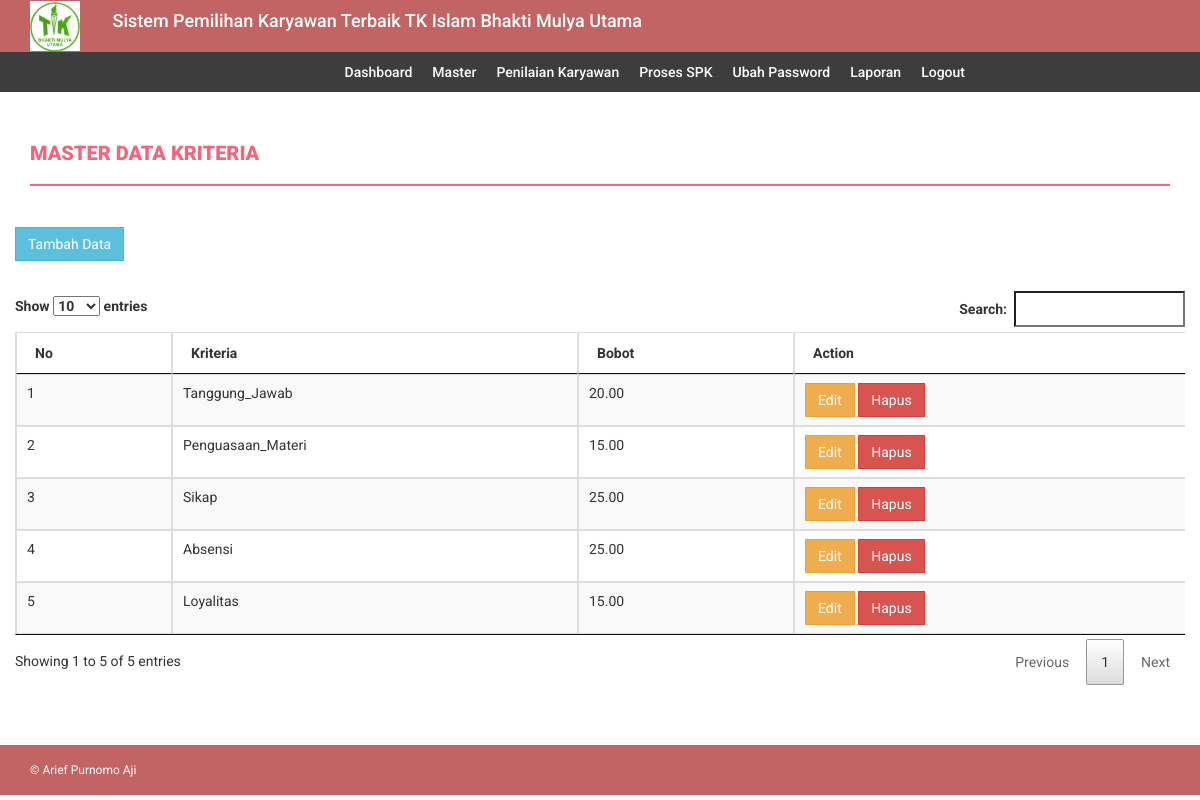
The app's page /tampil_kriteria.php (signed in), older data.
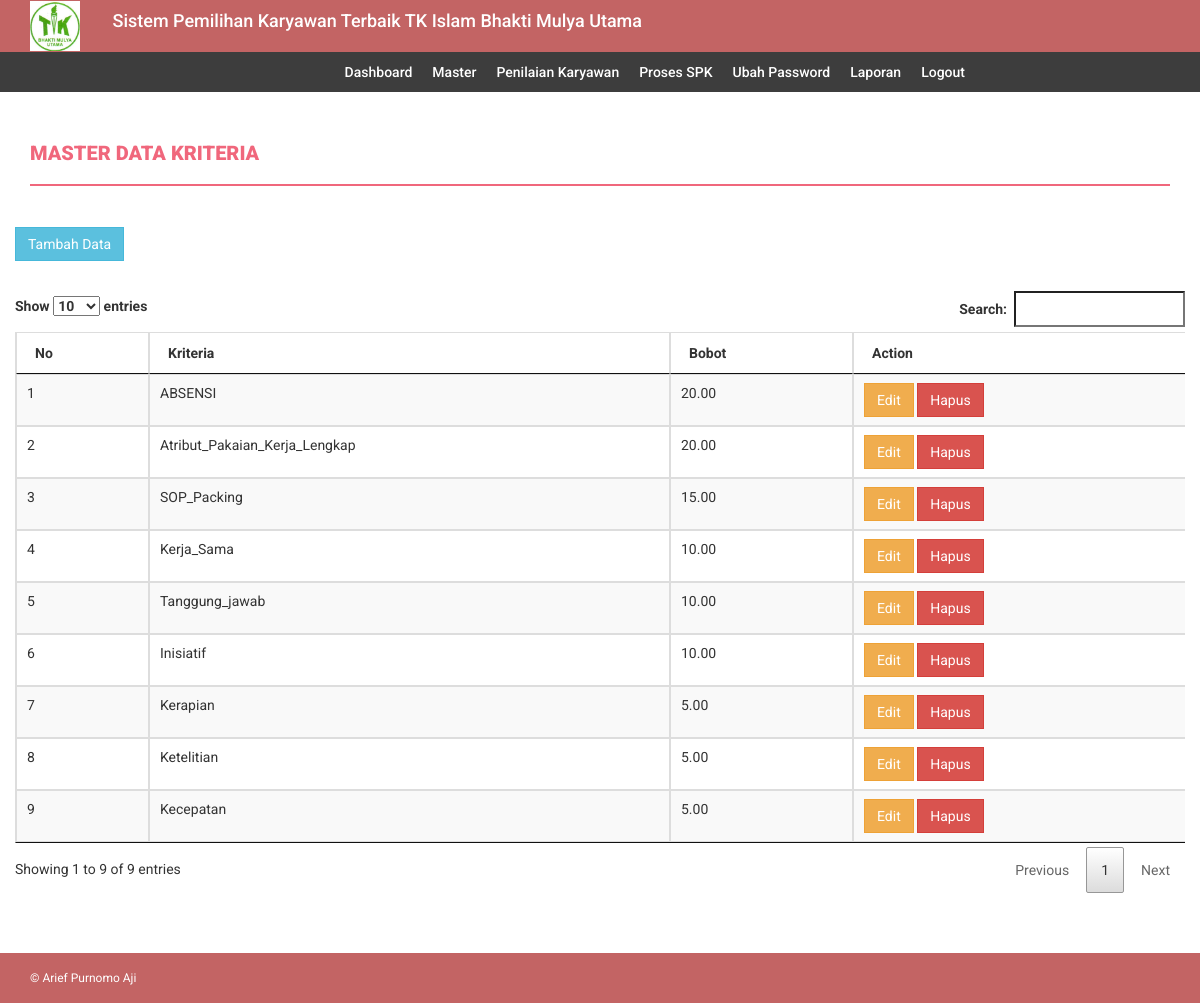
The same page, newer data.
### tables this page shows
CREATE TABLE `kriteria` (
  `id_kriteria` int(11) NOT NULL,
  `kriteria` varchar(32) DEFAULT NULL,
  `bobot` float(5,2) DEFAULT NULL,
  `type` varchar(12) DEFAULT NULL
);

### db/db_config.php (called while the page is built, shortened)
<?php
	class database extends PDO{
		protected $dsn = 'mysql:host=localhost;dbname=db_spk';
		protected $dsu = 'root';
		protected $dsp = '';
		private $cmd = '';
		function __construct(){
			try {
				$this->db = new PDO($this->dsn,$this->dsu,$this->dsp);
			} catch (PDOException $e) {
				echo $e->getMessage();
			}
		}
		function select($c,$t){
			$this->cmd = "select $c from $t";
			return $this;
		}
		function get(){
			$q = $this->db->prepare($this->cmd);
			$q->execute();
			return $q->fetchAll();
		}
	}
?>

### tampil_kriteria.php (the view, shortened to what this page needs)
<?php include 'header.php';?>
<?php include 'menu.php';?>
    <div class="content-wrapper">
        <div class="container">
            <div class="row">
                <div class="col-md-12">
                    <h4 class="page-head-line">Master Data Kriteria</h4>
                </div>
            </div>
            <div class="row">
                <div class="col-md-12">
                </div>
            </div>
            <div class="row">
                <div><a href="input_kriteria.php" class="btn btn-info">Tambah Data</a></div>
                <br>
                <div class="table-responsive">
                    <table id="example1" class="table table-striped table-bordered">
                        <thead>
                            <tr>
                                <th>No</th>
                                <th>Kriteria</th>
                                <th>Bobot</th>
                                <th>Action</th>
                            </tr>
                        </thead>
                        <tbody>
                            <?php $no=1; foreach($db->select('*','kriteria')->get() as $data): ?>
                            <tr>
                                <td><?= $no;?></td>
                                <td><?= $data['kriteria']?></td>
                                <td><?= $data['bobot']?></td>
                                <td>
                                    <a class="btn btn-warning" href="edit_kriteria.php?id=<?php echo $data[0]?>">Edit</a>
                                    <a class="btn btn-danger" onclick="return confirm('Yakin Hapus?')" href="delete_kriteria.php?id=<?php echo $data[0]?>">Hapus</a>
                                </td>
                            </tr>
                            <?php $no++; endforeach; ?>
                        </tbody>
                    </table>
                </div>
            </div>
        </div>
    </div>
<?php include 'footer.php'; ?>

### header.php (shortened to what this page needs)
<?php
    include 'db/db_config.php';
?>
<!DOCTYPE html>
<html xmlns="http://www.w3.org/1999/xhtml">
<head>
    <link href="assets/css/bootstrap.min.css" rel="stylesheet" />
    <link href="assets/css/font-awesome.css" rel="stylesheet" />
    <link href="assets/css/style.css" rel="stylesheet" />
    <link rel="stylesheet" type="text/css" href="assets/css/datatable.css">
</head>
<body>
    <div class="navbar navbar-inverse set-radius-zero">
        <div class="container">
            <div class="row">
                    <div class="col-lg-1 col-md-1">
                        <img width="50" height="50" src="assets/images/Logo TK.jpg" />
                    </div>
                    <div>
                        <h4 class="page-head" style="color:white">Sistem Pemilihan Karyawan Terbaik TK Islam Bhakti Mulya Utama</h4>
                    </div>
                </div>
        </div>
    </div>

### menu.php (shortened to what this page needs)
<section class="menu-section">
       <div class="container">
           <div class="row">
               <div class="col-md-10">
                   <div class="navbar-collapse collapse ">
                       <ul id="menu-top" class="nav navbar-nav navbar-right">
                           <li><a style="text-transform: capitalize;" href="index.php" id="home">Dashboard</a></li>
                           <li>
                               <a style="text-transform: capitalize;" href="" data-toggle="dropdown" > Master</a>
                           </li>
                           <li><a style="text-transform: capitalize;" href="tampil_tpa.php" id="tpa">Penilaian Karyawan</a></li>
                           <li><a style="text-transform: capitalize;" href="proses_spk.php" id="proses">Proses SPK</a></li>
                           <li><a style="text-transform: capitalize;" href="ubah_password.php" id="proses">Ubah Password</a></li>
                           <li>
                               <a style="text-transform: capitalize;" href="" data-toggle="dropdown" > Laporan</a>
                           </li>
                           <li><a style="text-transform: capitalize;" href="logout.php" id="ds">Logout</a></li>
                       </ul>
                   </div>
               </div>
           </div>
       </div>
   </section>

### footer.php (shortened to what this page needs)
<footer>
        <div class="container">
            <div class="row">
                <div class="col-md-12">
                    &copy; Arief Purnomo Aji
                </div>
            </div>
        </div>
    </footer>
</body>
</html>

### assets/css/style.css (style rules this page uses)
body { font-family: 'Roboto', sans-serif; line-height: 30px; }
.set-radius-zero { border-radius: 0px; -moz-border-radius: 0px; -webkit-border-radius: 0px; }
.content-wrapper { margin-top: 40px; min-height: 600px; padding-bottom: 60px; }
.page-head-line { font-weight: 900; padding-bottom: 20px; border-bottom: 2px solid #F0677C; text-transform: uppercase; color: #F0677C; font-size: 20px; margin-bottom: 40px; }
.btn { border-radius: 0px; -webkit-border-radius: 0px; -moz-border-radius: 0px; }
.menu-section { background-color: #3D3D3D; }
#menu-top a { color: #FFF; text-decoration: none; font-weight: 500; padding: 10px 10px 10px 10px; text-transform: uppercase; }
.navbar-inverse { background-color: #C36464; border-color: transparent; }
.navbar { margin-bottom: 0px; }
footer { padding: 10px; color: #fff; font-size: 12px; background-color: #C36464; }

### assets/css/datatable.css (style rules this page uses)
table.dataTable { width: 100%; margin: 0 auto; clear: both; border-collapse: separate; border-spacing: 0; }
table.dataTable thead th, table.dataTable tfoot th { font-weight: bold; }
table.dataTable thead th, table.dataTable thead td { padding: 10px 18px; border-bottom: 1px solid #111; }
table.dataTable thead .sorting, table.dataTable thead .sorting_asc, table.dataTable thead .sorting_desc, table.dataTable thead .sorting_asc_disabled, table.dataTable thead .sorting_desc_disabled { cursor: pointer; *cursor: hand; background-repeat: no-repeat; background-position: center right; }
table.dataTable thead .sorting { background-image: url("../images/sort_both.png"); }
table.dataTable thead .sorting_asc { background-image: url("../images/sort_asc.png"); }
table.dataTable tbody tr { background-color: #ffffff; }
table.dataTable tbody th, table.dataTable tbody td { padding: 8px 10px; }
table.dataTable.no-footer { border-bottom: 1px solid #111; }
table.dataTable, table.dataTable th, table.dataTable td { box-sizing: content-box; }

Row changes from the older to the newer data that the page shows:
removed kriteria: kriteria "Tanggung_Jawab", bobot "20.00"
removed kriteria: kriteria "Penguasaan_Materi", bobot "15.00"
removed kriteria: kriteria "Sikap", bobot "25.00"
removed kriteria: kriteria "Absensi", bobot "25.00"
removed kriteria: kriteria "Loyalitas", bobot "15.00"
added kriteria: kriteria "ABSENSI", bobot "20.00"
added kriteria: kriteria "Atribut_Pakaian_Kerja_Lengkap", bobot "20.00"
added kriteria: kriteria "SOP_Packing", bobot "15.00"
added kriteria: kriteria "Kerja_Sama", bobot "10.00"
added kriteria: kriteria "Tanggung_jawab", bobot "10.00"
added kriteria: kriteria "Inisiatif", bobot "10.00"
added kriteria: kriteria "Kerapian", bobot "5.00"
added kriteria: kriteria "Ketelitian", bobot "5.00"
added kriteria: kriteria "Kecepatan", bobot "5.00"
Text that changed along with them:
text written by a page script: "Show entries Search: Showing 1 to 5 of 5 entries Previous 1 Next" → "Show entries Search: Showing 1 to 9 of 9 entries Previous 1 Next"
